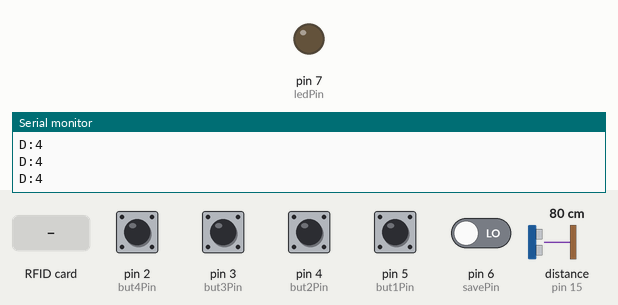
A sketch run on a simulated Arduino Uno, built with avr-gcc and run on an emulated ATmega328P. On the bench: output pins drawn as LEDs (lit = HIGH), the last lines printed to the serial monitor. Wiring (inferred from the names in the program): ultrasonic range finder: trigger A0; echo pin 15. The test bench sets the inputs (shaded band); at power-on: pin 2 (but4Pin), pin 3 (but3Pin), pin 4 (but2Pin), pin 5 (but1Pin), pin 6 (savePin) LOW, distance to the obstacle (sensor on pin 15) 80 cm. The echo pulse lasts 58.3 µs per cm; pins used as bus, display or sensor lines are not drawn.

Above: at 1.2 s.
1.3 s: RFID card 13 34 3D BD held to the reader
At 1.42 s:
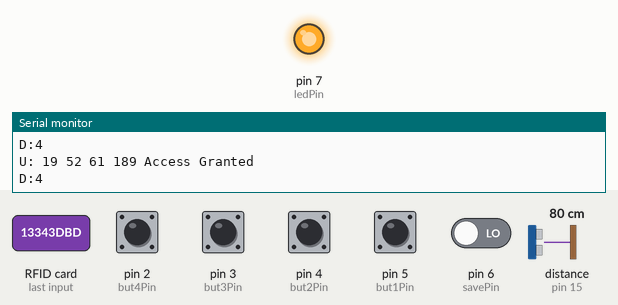
6.3 s: RFID card 5E 7A 19 C4 held to the reader
At 8.8 s:
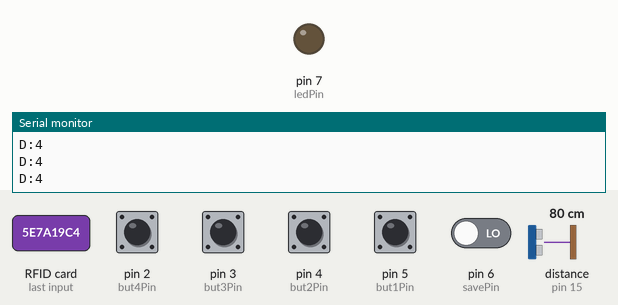
Timing chart, 0 to 10.0 s (numbered marks = the images above; inputs shaded):
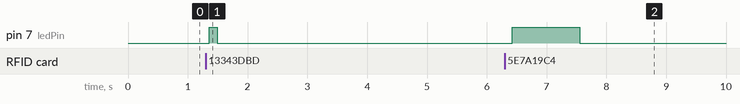

Measured:
- after the input at 1.3 s, pin 7 (ledPin): LOW → HIGH after 0.06 s, → LOW 0.13 s later
- after the input at 6.3 s, pin 7 (ledPin): LOW → HIGH after 0.12 s, → LOW 1.1 s later

The sketch:

Projeto.ino
```cpp
#include <SPI.h>
#include <MFRC522.h>

#define RST_PIN 9
#define SS_PIN 10

int ledPin = 7;

MFRC522 mfrc522(SS_PIN, RST_PIN);  // Create MFRC522 instance

byte accessUID[4] = { 0x13, 0x34, 0x3D, 0xBD };

//int buzzerPin = 4;

int potPin = A0;
int savePin = 6;
int but1Pin = 5;
int but2Pin = 4;
int but3Pin = 3;
int but4Pin = 2;

int saveState;                           // the current reading from the input pin
int lastSaveState = LOW;                 // the previous reading from the input pin
unsigned long lastSaveDebounceTime = 0;  // the last time the output pin was toggled

int but1State;                           // the current reading from the input pin
int lastBut1State = LOW;                 // the previous reading from the input pin
unsigned long lastBut1DebounceTime = 0;  // the last time the output pin was toggled

int but2State;                           // the current reading from the input pin
int lastBut2State = LOW;                 // the previous reading from the input pin
unsigned long lastBut2DebounceTime = 0;  // the last time the output pin was toggled

int but3State;                           // the current reading from the input pin
int lastBut3State = LOW;                 // the previous reading from the input pin
unsigned long lastBut3DebounceTime = 0;  // the last time the output pin was toggled~

int but4State;                           // the current reading from the input pin
int lastBut4State = LOW;                 // the previous reading from the input pin
unsigned long lastBut4DebounceTime = 0;  // the last time the output pin was toggled

unsigned long debounceDelay = 20;

const int trigPin = 14;
const int echoPin = 15;

float duration, distance;
int distanceMap;

void setup() {

  //pinMode(buzzerPin, OUTPUT);
  pinMode(potPin, INPUT);
  pinMode(savePin, INPUT);
  pinMode(but1Pin, INPUT);
  pinMode(but2Pin, INPUT);
  pinMode(but3Pin, INPUT);

  pinMode(ledPin, OUTPUT);

  pinMode(trigPin, OUTPUT);
  pinMode(echoPin, INPUT);

  // set initial LED state
  digitalWrite(savePin, saveState);
  digitalWrite(but1Pin, but1State);
  digitalWrite(but2Pin, but2State);
  digitalWrite(but3Pin, but3State);

  digitalWrite(ledPin, LOW);

  Serial.begin(9600);  // Initialize serial communications with the PC
  while (!Serial);                    // Do nothing if no serial port is opened (added for Arduinos based on ATMEGA32U4)
  SPI.begin();                        // Init SPI bus
  mfrc522.PCD_Init();                 // Init MFRC522
  delay(4);                           // Optional delay. Some board do need more time after init to be ready, see Readme
  mfrc522.PCD_DumpVersionToSerial();  // Show details of PCD - MFRC522 Card Reader details
  Serial.println(F("Scan PICC to see UID, SAK, type, and data blocks..."));
}

void loop() {

  digitalWrite(trigPin, LOW);
  delayMicroseconds(2);
  digitalWrite(trigPin, HIGH);
  delayMicroseconds(10);
  digitalWrite(trigPin, LOW);

  duration = pulseIn(echoPin, HIGH);
  distance = (duration*.0343)/2;
  if (distance > 50) {
    distance = 50;
  }
  if (distance < 10) {
    distance = 10;
  }
  distanceMap = round(map(distance, 10, 50, 1, 4));
  Serial.print("D:");
  Serial.println(distanceMap);
  delay(100);

  int readingSave = digitalRead(savePin);
  int readingBut1 = digitalRead(but1Pin);
  int readingBut2 = digitalRead(but2Pin);
  int readingBut3 = digitalRead(but3Pin);
  int readingBut4 = digitalRead(but4Pin);

  if (readingSave != lastSaveState) {
    // reset the debouncing timer
    lastSaveDebounceTime = millis();
  }
  if (readingBut1 != lastBut1State) {
    // reset the debouncing timer
    lastBut1DebounceTime = millis();
  }
  if (readingBut2 != lastBut2State) {
    // reset the debouncing timer
    lastBut2DebounceTime = millis();
  }
  if (readingBut3 != lastBut3State) {
    // reset the debouncing timer
    lastBut3DebounceTime = millis();
  }
  if (readingBut4 != lastBut4State) {
    // reset the debouncing timer
    lastBut4DebounceTime = millis();
  }

  if ((millis() - lastSaveDebounceTime) > debounceDelay) {

    // if the button state has changed:
    if (readingSave != saveState) {
      saveState = readingSave;

      // only toggle the LED if the new button state is HIGH
      if (saveState == HIGH) {
        saveState = !saveState;

        Serial.println("Button:Save");
      }
    }
  }
  if ((millis() - lastBut1DebounceTime) > debounceDelay) {

    // if the button state has changed:
    if (readingBut1 != but1State) {
      but1State = readingBut1;

      // only toggle the LED if the new button state is HIGH
      if (but1State == HIGH) {
        but1State = !but1State;

        Serial.println("Button:1");
      }
    }
  }
  if ((millis() - lastBut2DebounceTime) > debounceDelay) {

    // if the button state has changed:
    if (readingBut2 != but2State) {
      but2State = readingBut2;

      // only toggle the LED if the new button state is HIGH
      if (but2State == HIGH) {
        but2State = !but2State;

        Serial.println("Button:2");
      }
    }
  }
  if ((millis() - lastBut3DebounceTime) > debounceDelay) {

    // if the button state has changed:
    if (readingBut3 != but3State) {
      but3State = readingBut3;

      // only toggle the LED if the new button state is HIGH
      if (but3State == HIGH) {
        but3State = !but3State;

        Serial.println("Button:3");
      }
    }
  }
  if ((millis() - lastBut4DebounceTime) > debounceDelay) {

    // if the button state has changed:
    if (readingBut4 != but4State) {
      but4State = readingBut4;

      // only toggle the LED if the new button state is HIGH
      if (but4State == HIGH) {
        but4State = !but4State;

        Serial.println("Button:4");
      }
    }
  }

  // set the LED:
  digitalWrite(savePin, saveState);
  digitalWrite(but1Pin, but1State);
  digitalWrite(but2Pin, but2State);
  digitalWrite(but3Pin, but3State);
  digitalWrite(but4Pin, but4State);

  // save the reading. Next time through the loop, it'll be the lastButtonState:
  lastSaveState = readingSave;
  lastBut1State = readingBut1;
  lastBut2State = readingBut2;
  lastBut3State = readingBut3;
  lastBut4State = readingBut4;

  // Reset the loop if no new card present on the sensor/reader. This saves the entire process when idle.
  if (mfrc522.PICC_IsNewCardPresent()) {
    //Serial.println("NewCard");
    //Serial.println("");
    digitalWrite(ledPin, HIGH);
  } else {
    digitalWrite(ledPin, LOW);
    return;
  }

   // Select one of the cards
  if (mfrc522.PICC_ReadCardSerial()) {
  } else {
    return;
  }

  Serial.print("U: ");
    for (int i = 0; i < 4; i++) {
      Serial.print(mfrc522.uid.uidByte[i]);
      Serial.print(" ");
    }


  if (mfrc522.uid.uidByte[0] == accessUID[0] && mfrc522.uid.uidByte[1] == accessUID[1] && mfrc522.uid.uidByte[2] == accessUID[2] && mfrc522.uid.uidByte[3] == accessUID[3]) {
    Serial.println("Access Granted");
  } else {
    Serial.println("Access Denied");
    //digitalWrite(buzzerPin, HIGH);
    delay(1000);
    //digitalWrite(buzzerPin, LOW);
  }

  mfrc522.PICC_HaltA();
}
```
